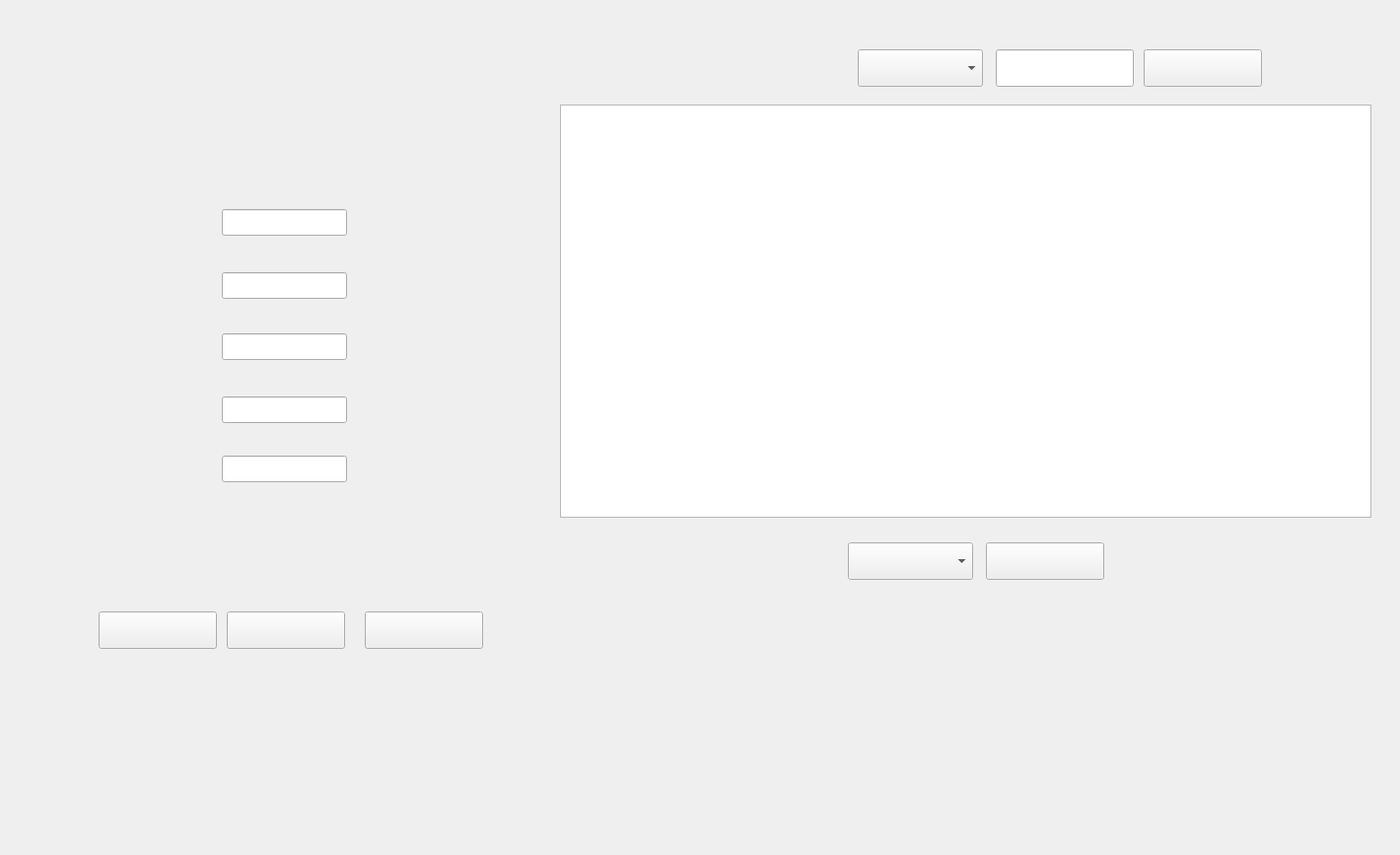
           <widget class="QWidget" name="tab_8">
            <attribute name="title">
             <string>colis</string>
            </attribute>
            <widget class="QLineEdit" name="code_barre">
             <property name="enabled">
              <bool>true</bool>
             </property>
             <property name="geometry">
              <rect>
               <x>225</x>
               <y>212</y>
               <width>127</width>
               <height>27</height>
              </rect>
             </property>
             <property name="styleSheet">
              <string notr="true">border-image: url(:/img/img/LD.png);</string>
             </property>
            </widget>
            <widget class="QLineEdit" name="longeur">
             <property name="geometry">
              <rect>
               <x>225</x>
               <y>276</y>
               <width>127</width>
               <height>27</height>
              </rect>
             </property>
             <property name="styleSheet">
              <string notr="true">border-image: url(:/img/img/LD.png);</string>
             </property>
            </widget>
            <widget class="QLineEdit" name="largeur">
             <property name="geometry">
              <rect>
               <x>225</x>
               <y>338</y>
               <width>127</width>
               <height>27</height>
              </rect>
             </property>
             <property name="styleSheet">
              <string notr="true">border-image: url(:/img/img/LD.png);</string>
             </property>
            </widget>
            <widget class="QLineEdit" name="poids">
             <property name="geometry">
              <rect>
               <x>225</x>
               <y>462</y>
               <width>127</width>
               <height>27</height>
              </rect>
             </property>
             <property name="styleSheet">
              <string notr="true">border-image: url(:/img/img/LD.png);</string>
             </property>
            </widget>
            <widget class="QLineEdit" name="hauteur">
             <property name="geometry">
              <rect>
               <x>225</x>
               <y>402</y>
               <width>127</width>
               <height>27</height>
              </rect>
             </property>
             <property name="styleSheet">
              <string notr="true">border-image: url(:/img/img/LD.png);</string>
             </property>
            </widget>
            <widget class="QPushButton" name="supprimer_colis">
             <property name="geometry">
              <rect>
               <x>370</x>
               <y>620</y>
               <width>120</width>
               <height>38</height>
              </rect>
             </property>
             <property name="styleSheet">
              <string notr="true">border-image: url(:/img/img/Supprimer.png);</string>
             </property>
             <property name="text">
              <string/>
             </property>
            </widget>
            <widget class="QPushButton" name="modifier_colis">
             <property name="geometry">
              <rect>
               <x>230</x>
               <y>620</y>
               <width>120</width>
               <height>38</height>
              </rect>
             </property>
             <property name="styleSheet">
              <string notr="true">border-image: url(:/img/img/Modifier.png);</string>
             </property>
             <property name="text">
              <string/>
             </property>
            </widget>
            <widget class="QPushButton" name="ajouter_colis">
             <property name="geometry">
              <rect>
               <x>100</x>
               <y>620</y>
               <width>120</width>
               <height>38</height>
              </rect>
             </property>
             <property name="styleSheet">
              <string notr="true">border-image: url(:/img/img/Ajouter.png);</string>
             </property>
             <property name="text">
              <string/>
             </property>
            </widget>
            <widget class="QTableView" name="tabcolis">
             <property name="geometry">
              <rect>
               <x>568</x>
               <y>106</y>
               <width>823</width>
               <height>419</height>
              </rect>
             </property>
            </widget>
            <widget class="QLineEdit" name="chercher_colis">
             <property name="geometry">
              <rect>
               <x>1010</x>
               <y>50</y>
               <width>140</width>
               <height>38</height>
              </rect>
             </property>
             <property name="styleSheet">
              <string notr="true">border-image: url(:/img/img/LD.png);</string>
             </property>
            </widget>
            <widget class="QPushButton" name="chercher_colis_2">
             <property name="geometry">
              <rect>
               <x>1160</x>
               <y>50</y>
               <width>120</width>
               <height>38</height>
              </rect>
             </property>
             <property name="styleSheet">
              <string notr="true">border-image: url(:/img/img/Rechercher.png);</string>
             </property>
             <property name="text">
              <string/>
             </property>
            </widget>
            <widget class="QComboBox" name="comboBox_colis">
             <property name="geometry">
              <rect>
               <x>870</x>
               <y>50</y>
               <width>127</width>
               <height>38</height>
              </rect>
             </property>
             <property name="styleSheet">
              <string notr="true">border-image: url(:/img/img/LD.png);</string>
             </property>
            </widget>
            <widget class="QComboBox" name="comboBox_tri">
             <property name="geometry">
              <rect>
               <x>860</x>
               <y>550</y>
               <width>127</width>
               <height>38</height>
              </rect>
             </property>
             <property name="styleSheet">
              <string notr="true">border-image: url(:/img/img/LD.png);</string>
             </property>
            </widget>
            <widget class="QPushButton" name="pushButton_3">
             <property name="geometry">
              <rect>
               <x>1000</x>
               <y>550</y>
               <width>120</width>
               <height>38</height>
              </rect>
             </property>
             <property name="styleSheet">
              <string notr="true">border-image: url(:/img/img/Trier.png);</string>
             </property>
             <property name="text">
              <string/>
             </property>
            </widget>
            <widget class="QLabel" name="photoColis">
             <property name="geometry">
              <rect>
               <x>0</x>
               <y>0</y>
               <width>1411</width>
               <height>858</height>
              </rect>
             </property>
             <property name="styleSheet">
              <string notr="true">font: 8pt &quot;Junior Prince&quot;;
color: rgb(255, 255, 255);</string>
             </property>
             <property name="text">
              <string/>
             </property>
            </widget>
            <zorder>pushButton_3</zorder>
            <zorder>photoColis</zorder>
            <zorder>code_barre</zorder>
            <zorder>longeur</zorder>
            <zorder>largeur</zorder>
            <zorder>poids</zorder>
            <zorder>hauteur</zorder>
            <zorder>supprimer_colis</zorder>
            <zorder>modifier_colis</zorder>
            <zorder>ajouter_colis</zorder>
            <zorder>tabcolis</zorder>
            <zorder>chercher_colis</zorder>
            <zorder>chercher_colis_2</zorder>
            <zorder>comboBox_colis</zorder>
            <zorder>comboBox_tri</zorder>
           </widget>
